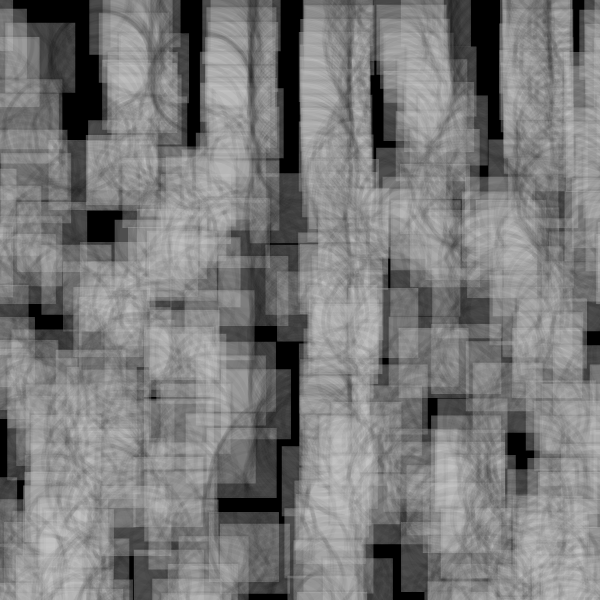
Frame 1 (no input)
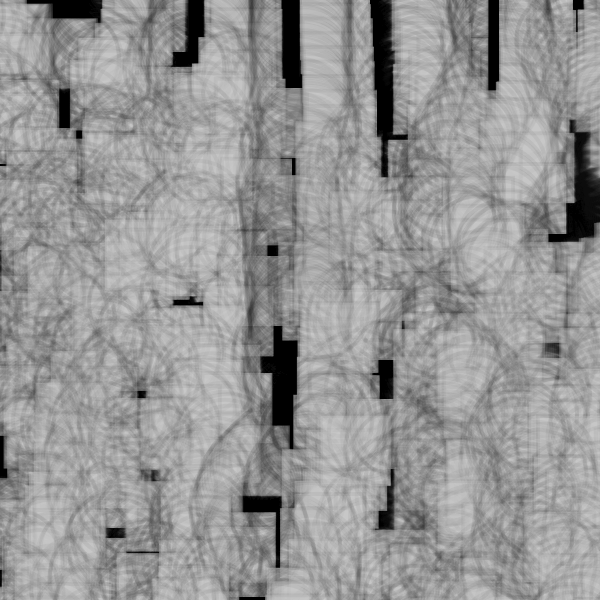
Frame 60 (no input)
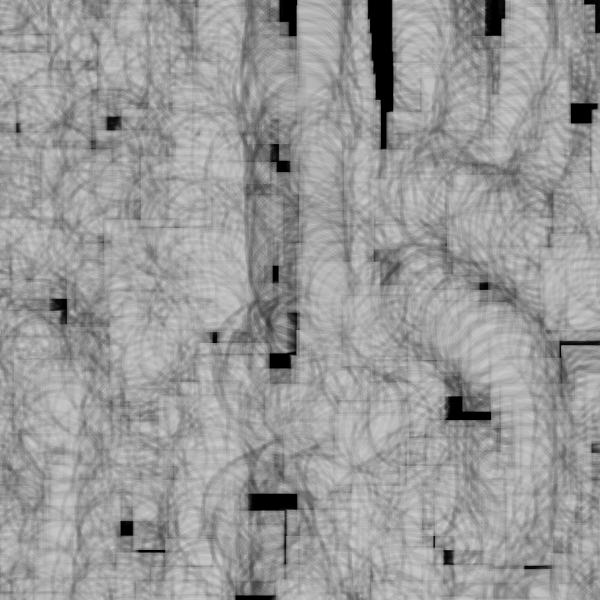
Frame 120 (the mouse pressed at the canvas centre since frame 60)

The p5.js sketch that drew these frames (run headless with seeded random() and noise() and a simulated clock; from frame 60 on, the mouse is pressed at the canvas centre):

// p5.js sketch
// ── sketch.js
//inspo from Fiona 

let moverSystems = [];
let num = 10;
let cells, cols, rows;
let offset, margin;
let cellW, cellH;
let bg;
let graphics;

function setup() {
  w = 600;
  var canvas;
    if(windowWidth>=600 && windowHeight >=600){
      canvas = createCanvas(600, 600);
    }
    else{
      canvas = createCanvas(windowWidth, windowHeight - 100);
    }

  var x = (windowWidth - width) / 2;
  var y = (windowHeight - height) / 2;

  canvas.position(x, y);
  background(0);
  noStroke();

}
var t = 0;

function draw(){
  background(0, 5)
  t+=1/600
  for(var x=0;x<width+30;x+=100){
    for(var y=-40;y<height+40;y+=2){

      var a=noise(x,y/width,t)*50
    　 var b=noise(x,y/width+t)*5
    if(y % 7== 0){
            stroke(10, 10)
      strokeWeight(4)
        fill(200, 100)

      rect(x+cos(b)*(sin(a)-sin(x|y))*50,y+sin(a)*10, 70, 70);
    }
    else{
      noFill()
      ellipse(x+cos(b)*(sin(a)-sin(x|y))*50,y+sin(a)*10, 100, 100);

    }
    }
  }
}
